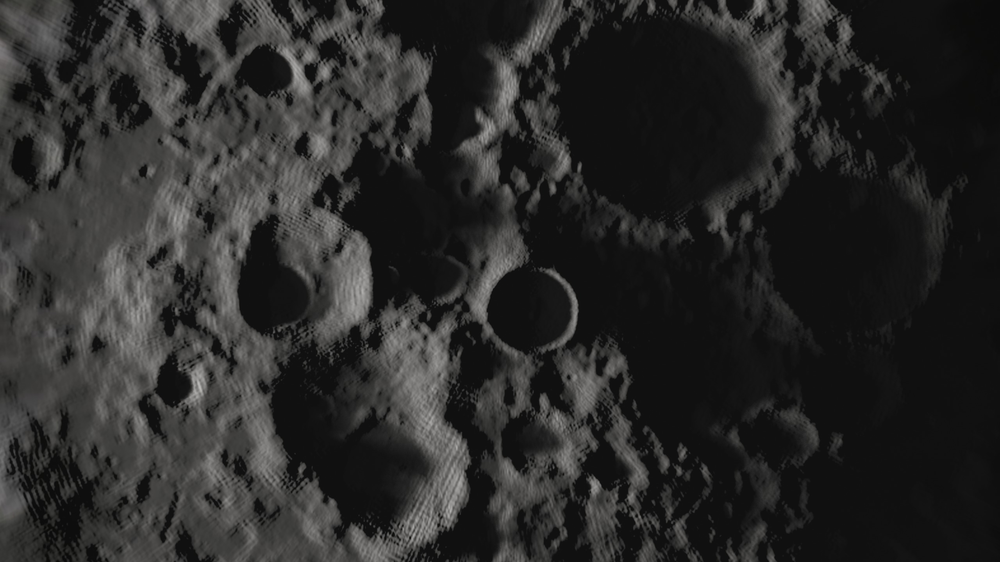
#> input picture uploads/0dc5e8a3-93fb-465a-a5d2-d2f0f7cf6c65.png, 1000 x 562 px, shrunk from 2560 x 1440 before the run, found by its file name
$ python Optimize.py
#> lines starting #> are read from the running program, lines starting #| are printed output that depends on the picture; after the words box and inside, x2 and y2 are one past the last pixel; in counts of white or black regions, pixels touching at a corner belong together
import cv2
import numpy as np
import matplotlib.pyplot as plt
from datetime import datetime
import os
import pandas as pd
from scipy import ndimage
from skimage import feature

class OptimizedPSRAnalyzer:
    # [4 lines left out: function _init_, not called in this run]

    def print_progress(self, message):
        print(f"[{datetime.now().strftime('%H:%M:%S')}] {message}")

    def load_sample_image(self, path):
        self.print_progress(f"Loading image from: {path}")
        try:
            image = cv2.imread(path, cv2.IMREAD_GRAYSCALE)
            if image is None:
                raise ValueError("Failed to load image")
            return image
        except Exception as e:
            self.print_progress(f"Error loading image: {str(e)}")
            return None

    def enhance_image(self, image):
        """Clahe for image enhancement"""
        clahe = cv2.createCLAHE(clipLimit=2.0, tileGridSize=(8,8))
        enhanced = clahe.apply(image)
        return enhanced

    def detect_psr_multi(self, image):
        """Multiple PSR detection methods"""
        results = {}

        # 1. Basic thresholding
        _, thresh = cv2.threshold(image, 50, 255, cv2.THRESH_BINARY_INV)
        results['threshold'] = thresh

        # 2. Adaptive thresholding
        adaptive = cv2.adaptiveThreshold(
            image, 255, cv2.ADAPTIVE_THRESH_GAUSSIAN_C,
            cv2.THRESH_BINARY_INV, 11, 2
        )
        results['adaptive'] = adaptive

        # 3. Edge detection
        edges = feature.canny(image, sigma=1)
        results['edges'] = edges.astype(np.uint8) * 255

        return results

    def analyze_terrain(self, image):
        """Analyze terrain features"""
        # Peaks and valleys
        peaks = feature.peak_local_max(image, min_distance=20)
        valleys = feature.peak_local_max(-image, min_distance=20)

        # Roughness (local standard deviation)
        roughness = ndimage.generic_filter(image, np.std, size=5)

        return {
            'peaks': peaks,
            'valleys': valleys,
            'roughness': roughness
        }

    def calculate_statistics(self, image, psr_masks):
        """Stats of the image"""
        stats = {
            'image_stats': {
                'mean': np.mean(image),
                'std': np.std(image),
                'min': np.min(image),
                'max': np.max(image),
                'dynamic_range': np.ptp(image)
            },
            'psr_coverage': {
                method: (np.sum(mask > 0) / mask.size * 100)
                for method, mask in psr_masks.items()
            }
        }
        return stats

    def save_results(self, stats, output_path):
        pd.DataFrame(stats).to_csv(os.path.join(output_path, 'statistics.csv'))

    def assess_landing_safety(self, terrain_analysis, stats, psr_results):
        """
        Assess if it's safe to land a rover based on terrain characteristics
        Returns: tuple (bool, str) - (is_safe, explanation)
        """
        # Define safety thresholds
        ROUGHNESS_THRESHOLD = 40  # Maximum acceptable surface roughness
        MIN_FLAT_AREA_PERCENTAGE = 30  # Minimum required relatively flat area
        MAX_EDGE_DENSITY = 15  # Maximum acceptable edge density percentage

        # Calculate mean roughness from terrain analysis
        mean_roughness = np.mean(terrain_analysis['roughness'])

        # Calculate flat area percentage (inverse of edge density)
        edge_density = (np.sum(psr_results['edges'] > 0) / psr_results['edges'].size) * 100
        flat_area_percentage = 100 - edge_density

        # Check conditions
        conditions = {
            "Terrain Roughness": mean_roughness < ROUGHNESS_THRESHOLD,
            "Flat Area": flat_area_percentage > MIN_FLAT_AREA_PERCENTAGE,
            "Edge Density": edge_density < MAX_EDGE_DENSITY
        }

        # Generate detailed explanation
        explanation = "Landing Site Analysis:\n"
        for factor, is_safe in conditions.items():
            status = "SAFE" if is_safe else "UNSAFE"
            if factor == "Terrain Roughness":
                explanation += f"- {factor}: {status} (Value: {mean_roughness:.1f})\n"
            elif factor == "Flat Area":
                explanation += f"- {factor}: {status} (Value: {flat_area_percentage:.1f}%)\n"
            else:
                explanation += f"- {factor}: {status} (Value: {edge_density:.1f}%)\n"

        # Final decision - all conditions must be met
        is_safe = all(conditions.values())

        explanation += f"\nFINAL ASSESSMENT: {'SAFE for landing' if is_safe else 'UNSAFE for landing'}"

        return is_safe, explanation

    # [56 lines left out: function create_visualization, not called in this run]


    def analyze_and_visualize(self, image_path):
        """Main analysis function"""
        # Load image
        image = self.load_sample_image(image_path)
        if image is None:
            return False

        self.print_progress("Enhancing image...")
        enhanced = self.enhance_image(image)
#> in enhance_image, `enhanced = clahe.apply(image)`:
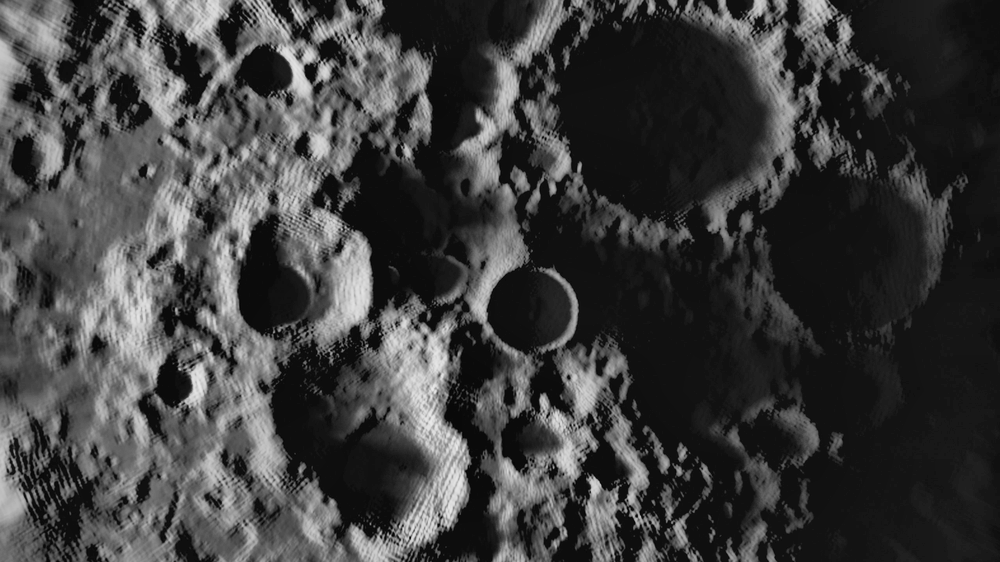
#> enhanced: shape (562, 1000); min 3, max 234, mean 63

        self.print_progress("Detecting PSR regions...")
        psr_results = self.detect_psr_multi(enhanced)
#> in detect_psr_multi, `_, thresh = cv2.threshold(image, 50, 255, cv2.THRESH_BINARY_INV)`:
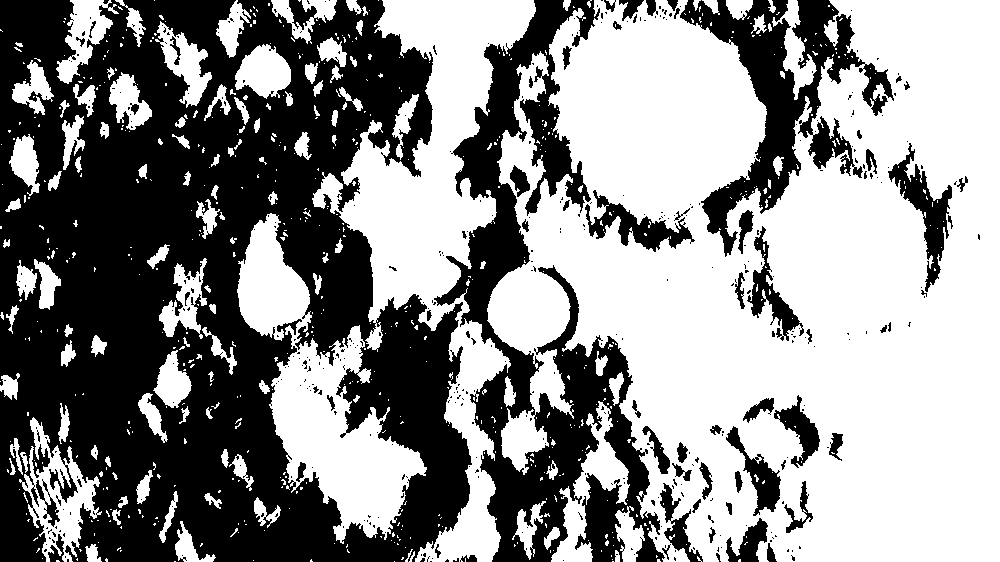
#> thresh: shape (562, 1000); 55.3% white; 433 black regions (367 under 20 px), largest, box (x1, y1, x2, y2) and area: (0, 0, 472, 562) 176537, (434, 0, 665, 562) 39730, (680, 0, 894, 257) 16353
#> in detect_psr_multi, `adaptive = cv2.adaptiveThreshold( image, 255, cv2.ADAPTIVE_THRESH_GAUS..`:
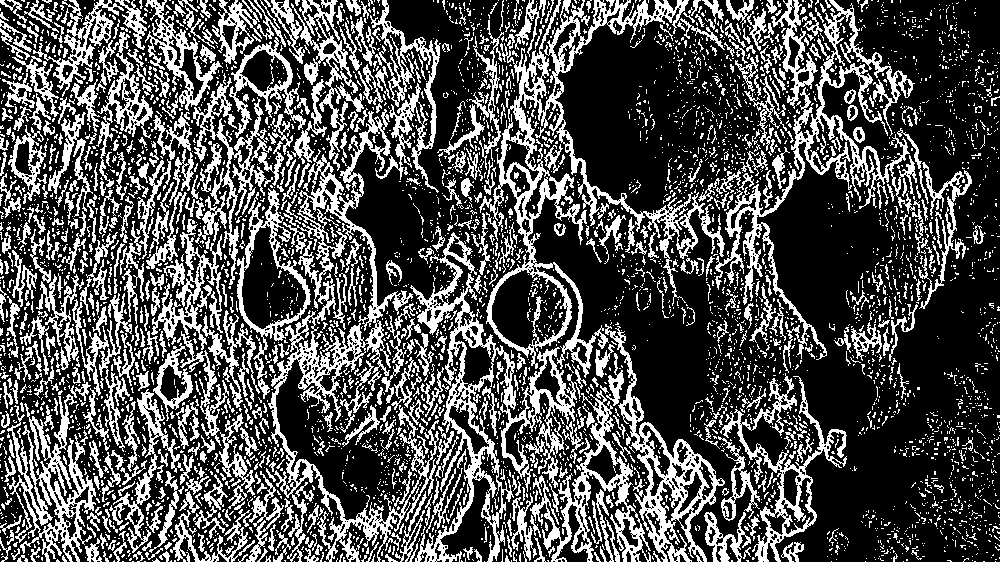
#> adaptive: shape (562, 1000); 31.5% white; 4741 white regions (4001 under 20 px), largest, box (x1, y1, x2, y2) and area: (479, 0, 725, 378) 12771, (268, 109, 439, 562) 12455, (410, 232, 581, 562) 9623
#> in detect_psr_multi, `edges = feature.canny(image, sigma=1)`:
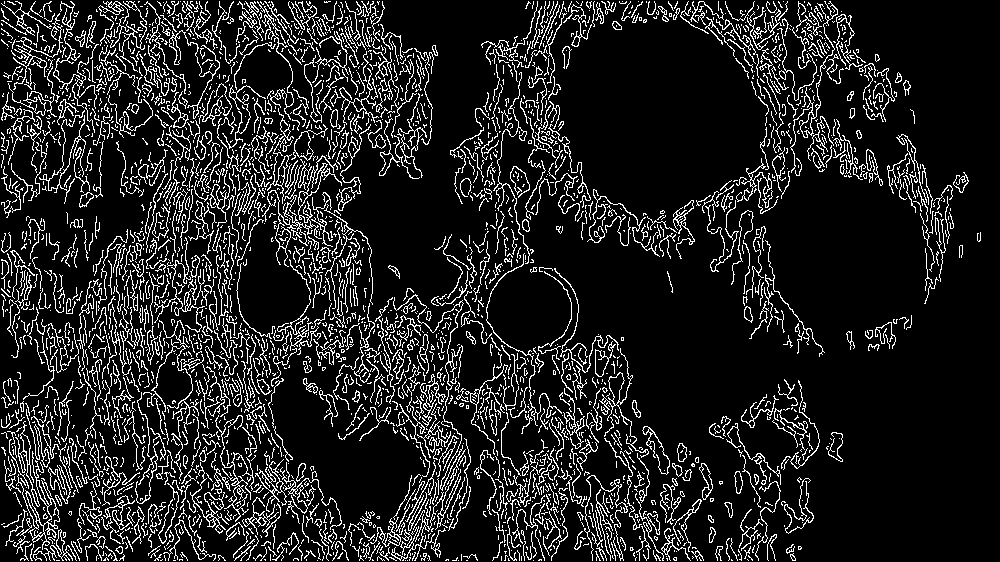
#> edges: shape (562, 1000) bool; 13.1% white in thin lines or dots

        self.print_progress("Analyzing terrain...")
        terrain_analysis = self.analyze_terrain(enhanced)

        self.print_progress("Calculating statistics...")
        stats = self.calculate_statistics(enhanced, psr_results)

        self.print_progress("Assessing landing safety...")
        is_safe, landing_explanation = self.assess_landing_safety(
            terrain_analysis, stats, psr_results
        )

        # Add landing assessment to stats
        stats['landing_assessment'] = {
            'is_safe': is_safe,
            'explanation': landing_explanation
        }

        self.print_progress("Saving results...")
        self.save_results(stats, self.output_dir)

        self.print_progress("Creating visualization...")
        fig = self.create_visualization(
            image, psr_results, terrain_analysis, stats, landing_explanation
        )

        # Save and show results
        output_path = os.path.join(self.output_dir, 'psr_analysis.png')
        plt.savefig(output_path)

        self.print_progress(f"Analysis complete! Results saved to: {self.output_dir}")
        plt.show()
        return True

def main():
    analyzer = OptimizedPSRAnalyzer()


    image_path = r'uploads\0dc5e8a3-93fb-465a-a5d2-d2f0f7cf6c65.png'

    # Run analysis
    analyzer.analyze_and_visualize(image_path)
#> in analyze_and_visualize, `psr_results = self.detect_psr_multi(enhanced)`: psr_results = 3 items
#> in analyze_terrain, `peaks = feature.peak_local_max(image, min_distance=20)`: peaks = 164 pairs, first value 20 to 541, second value 26 to 978
#> in analyze_terrain, `valleys = feature.peak_local_max(-image, min_distance=20)`: valleys = 327 pairs, first value 20 to 539, second value 28 to 976
#> in analyze_terrain, `roughness = ndimage.generic_filter(image, np.std, size=5)`:
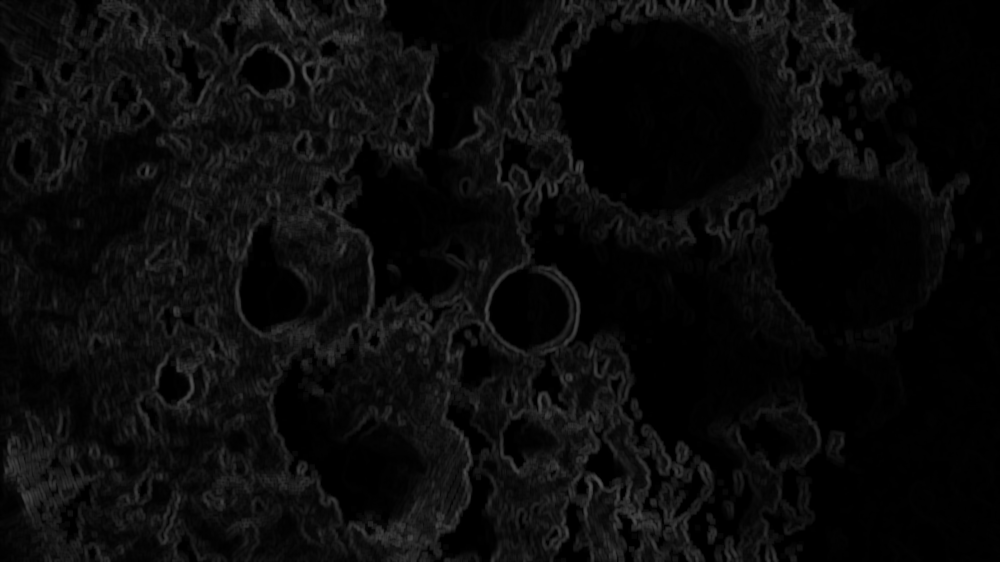
#> roughness: shape (562, 1000); min 0, max 82, mean 10.8
#> in analyze_and_visualize, `terrain_analysis = self.analyze_terrain(enhanced)`: terrain_analysis = 3 items
#> in analyze_and_visualize, `stats = self.calculate_statistics(enhanced, psr_results)`: stats = 2 items
#> in assess_landing_safety, `mean_roughness = np.mean(terrain_analysis['roughness'])`: mean_roughness = 10.77
#> in assess_landing_safety, `edge_density = (np.sum(psr_results['edges'] > 0) / psr_results['edges'..`: edge_density = 13.1
#> in assess_landing_safety, `flat_area_percentage = 100 - edge_density`: flat_area_percentage = 86.9
#> in assess_landing_safety, `conditions = { "Terrain Roughness": mean_roughness < ROUGHNESS_THRESHO..`: conditions = {'Terrain Roughness': True, 'Flat Area': True, 'Edge Density': True}
#> the loop in assess_landing_safety, `for factor, is_safe in conditions.items():` made 3 passes
#> factor on passes 1 to 3: 'Terrain Roughness', 'Flat Area', 'Edge Density'
#> in assess_landing_safety, `is_safe = all(conditions.values())`: is_safe = True

if __name__ == "__main__":
#> (the run stopped early here; a loop or call above may not have finished)
